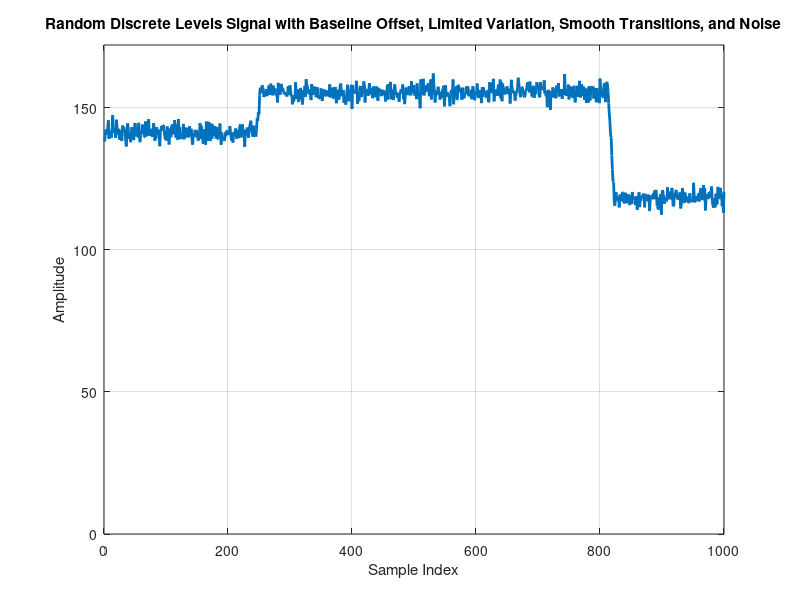

Source code (MATLAB):
function output_signal = generate_shifting_keypoints_1D()
    % GENERATE_SHIFTING_KEYPOINTS
    
    % Parameters
    signal_length = 1000; % Length of the signal
    num_levels = 5; % Number of discrete levels
    min_segment_length = round(0.2 * signal_length); % Minimum length of each level (20% of the signal length)
    max_segment_length = round(0.4 * signal_length); % Maximum length of each level
    baseline_offset = 100; % Baseline offset
    max_variation = 0.1; % Maximum variation of 10%
    max_transition_length = 10; % Maximum length of transitions
    noise_amplitude = 2; % Amplitude of the noise to be added
    
    % Generate initial random levels around the baseline
    levels = baseline_offset + randn(1, num_levels) * 10; % Random levels around the baseline
    
    % Ensure levels adhere to the max_variation constraint
    for i = 2:num_levels
        max_level_variation = levels(i-1) * max_variation;
        levels(i) = levels(i-1) + sign(randn) * min(max_level_variation, abs(randn * 10));
    end
    
    % Initialize the signal
    signal = zeros(1, signal_length);
    
    % Generate the signal with segments of random lengths
    current_position = 1;
    while current_position <= signal_length
        % Determine the length of the next segment
        segment_length = randi([min_segment_length, max_segment_length]);
        if current_position + segment_length > signal_length
            segment_length = signal_length - current_position + 1;
        end
        
        % Determine the level of the next segment
        level_index = randi([1, num_levels]);
        level_value = levels(level_index);
        
        % Determine the transition length
        transition_length = randi([1, max_transition_length]);
        
        % Set the segment in the signal with transition
        if current_position == 1
            signal(current_position:current_position + segment_length - 1) = level_value;
        else
            previous_level = signal(current_position - 1);
            for t = 1:transition_length
                if current_position + t - 1 > signal_length
                    break;
                end
                signal(current_position + t - 1) = previous_level + (level_value - previous_level) * (t / transition_length);
            end
            if current_position + transition_length <= signal_length
                signal(current_position + transition_length:current_position + segment_length - 1) = level_value;
            end
        end
        
        % Move to the next position
        current_position = current_position + segment_length;
    end
    
    % Ensure transitions adhere to max_variation constraint
    for i = 2:length(signal)
        max_level_variation = signal(i-1) * max_variation;
        signal(i) = signal(i-1) + sign(signal(i) - signal(i-1)) * min(max_level_variation, abs(signal(i) - signal(i-1)));
    end
    
    % Add small signal noise
    noise = noise_amplitude * randn(1, signal_length);
    signal_with_noise = signal + noise;
    
    % Plot the signal
    figure;
    plot(signal_with_noise, 'LineWidth', 2);
    title('Random Discrete Levels Signal with Baseline Offset, Limited Variation, Smooth Transitions, and Noise');
    xlabel('Sample Index');
    ylabel('Amplitude');
    grid on;
    ylim([0, max(signal_with_noise) + 10]); % Ensure y-axis starts from zero    
end